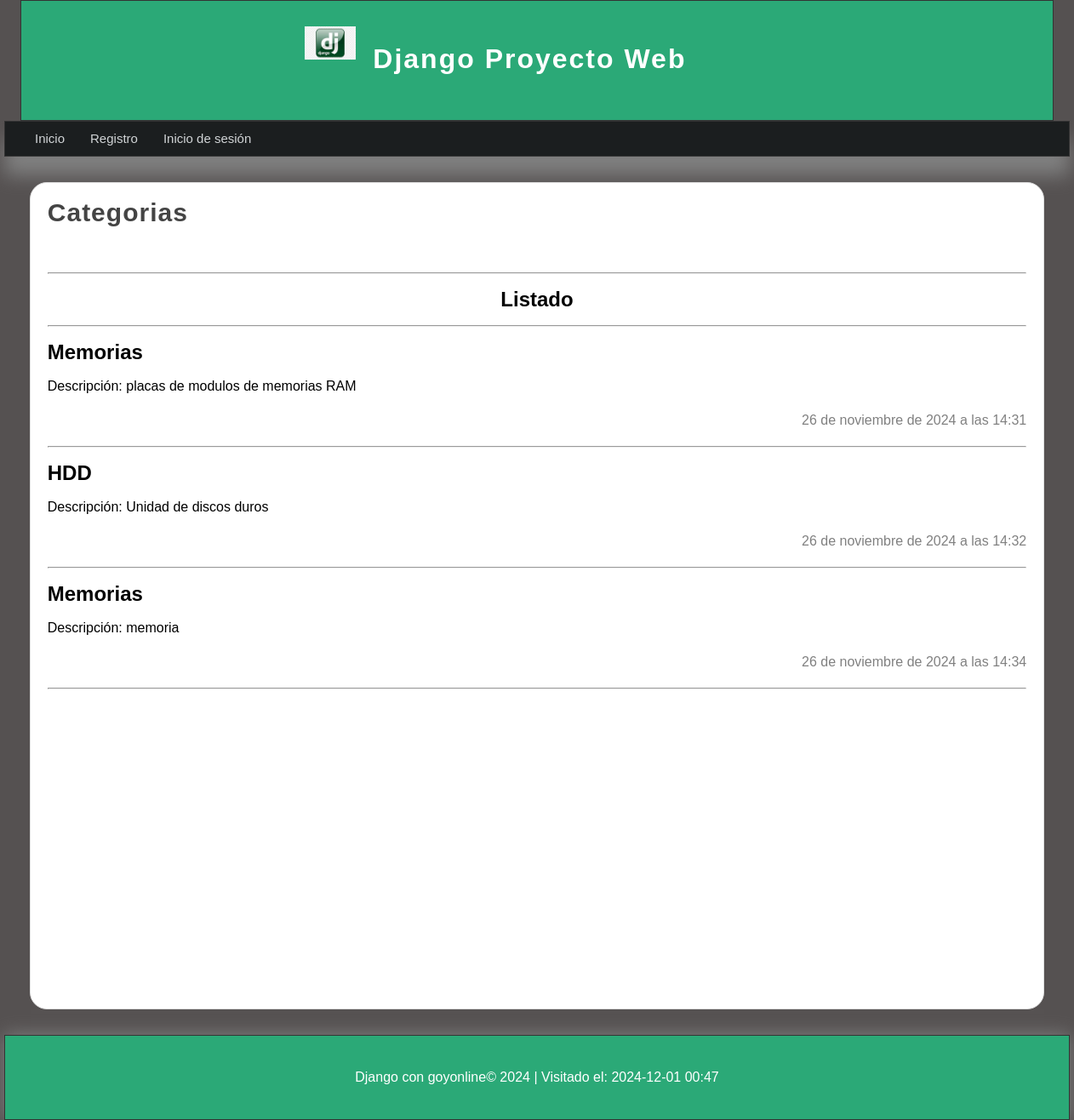
Page /listado_categorias/ on the committed database.
### articulos/models.py (models this page shows, shortened)
class Category(models.Model):
    name=models.CharField(max_length=100,verbose_name='Nombre')
    description=models.CharField(max_length=255,verbose_name='Descripcion')
    created_at=models.DateTimeField(auto_now_add=True,verbose_name='Creado el')
    updated_at=models.DateTimeField(auto_now=True,verbose_name="Actualizado el ")
    class Meta:
        verbose_name="Categoria"
        verbose_name_plural="Categorias"

### articulos/views.py (the view)
# urls.py: path('listado_categorias',views.list_cat, name='listado_categorias),
def list_cat(requests):
    categorias = Category.objects.all()
    return render(requests,'categorias/listado_cat.html',{
        'title':'Categorias',
        'content':'Listado de Categorias',
        'categorias':categorias
    })

### articulos/templates/categorias/listado_cat.html (shortened to what this page needs)
{% extends "layouts/layouts.html" %}
{% block content %}
    <h1 class="title">{{title}}</h1>
    <hr>
    <h1 align="center">Listado</h1> <hr>
    {% for categoria in categorias %}
        <article class="article-item">
            <div class="data">
                <h2>{{categoria.name}}</h2>
                <p>Descripción: {{categoria.description}}</p>
                <span class="date">
                    {{categoria.created_at}}
                </span>
                <hr>
            </div>
        </article>
    {% endfor %}
{% endblock %}

### mainapp/templates/layouts/layouts.html (shortened to what this page needs)
{% load static %}
<!DOCTYPE html>
<html lang="es">
<head>
    <link rel="stylesheet" href="{% static "css/estilos.css" %}" type="text/css">
</head>
<body>
    <header>
        <div id="logotipo">
            <img src="{% static "img/dj.jpg" %}" alt="Imagen Django" title="Django">
            <h1>Django Proyecto Web</h1>
        </div>
    </header>
    <nav>
        <ul>
            <li><a href="{% url "inicio" %}" >Inicio</a></li>
            {% if user.email %}
                <li><a href="{% url "mision" %}">Misión</a></li>
                <li><a href="{% url "vision" %}">Visión</a></li>
                <li><a href="{% url "acercade" %}">Acerca de</a></li>
                <li><a href="{% url "listado_articulos" %}">Articulos</a></li>
                <li><a href="{% url "listado_categorias" %}">Categorias</a></li>
                <li><a href="{% url "logout" %}">Cerrar Sesión</a></li>
            {% else %}
                <li><a href="{% url "registro" %}">Registro</a></li>
                <li><a href="{% url "login_user" %}">Inicio de sesión</a></li>
            {% endif %}
        </ul>
    </nav>
    <section id="content">
       <div class="box">
         {% block content %}{% endblock content %}
       </div>
    </section>
    <footer>
        <p>Django con goyonline&copy; 2024 | Visitado el: {% now "Y-m-d H:i" %}</p>
    </footer>
</body>
</html>

### mainapp/static/css/estilos.css (style rules this page uses)
* { margin: 0px; padding: 0px; font-family: sans-serif; text-decoration: none; }
p,h1,h2 { margin-top: 20px; margin-bottom: 20px; }
ul,ol { margin-left: 20px; }
body { background-color: #555151; }
header { width: 1212px; height: 140px; background-color: #2ba977; border: 1px solid #333; margin: 0px auto; }
#logotipo { width: 45%; height: 130px; margin: 0 auto; padding-top: 10px; }
#logotipo img { display: block; width: 60px; float: left; margin-top: 20px; }
#logotipo h1 { display: block; float: left; letter-spacing: 2px; margin-top: 40px; margin-left: 20px; font-weight: bolder; color: white; }
nav { width: 1250px; height: 40px; background-color: #1b1e1f; border: 1px solid #333333; margin:0 auto; box-shadow: 0px 22px 22px gray; font-size: 15px; }
nav > ul { text-decoration: none; list-style: none; }
nav > ul > li { line-height: 40px; float: left; }
nav > ul > li > a { color:#d1d4d6; display: block; padding-left: 15px; padding-right: 15px; }
.title { color:#444; letter-spacing: 1px; font-size: 30px; margin-bottom: 10px; margin-top: 5px; }
.date { display: block; margin-top: 20px; margin-bottom: 20px; color: gray;; text-align: right; }
#content { width: 1211px; min-height:930px ; margin: 0 auto; margin-top: 30px; margin-bottom: 30px; text-align: justify; line-height: 20px; }
.box { background-color: white; width: 95%; min-height: 930px; padding: 20px; border: 1px solid #ddd; border-radius: 20px; margin: 0 auto; }
.title { color: #444; letter-spacing: 1px; font-size: 30px; padding-bottom: 50px; margin-bottom: 10px; margin-top: 5px; }
footer { width: 1250px; background-color: #2ba977; border: 1px solid #333; color: white; text-align: center; padding-top: 20px; padding-bottom: 20px; box-shadow: 0px 0px 20px gray; margin: 0 auto; }

### rows in the picture
Category: name "Memorias", description "placas de modulos de memorias RAM", created_at "26 de noviembre de 2024 a las 14:31"
Category: name "HDD", description "Unidad de discos duros", created_at "26 de noviembre de 2024 a las 14:32"
Category: name "Memorias", description "memoria", created_at "26 de noviembre de 2024 a las 14:34"

### other values in the picture
{{ title }} "Categorias"
